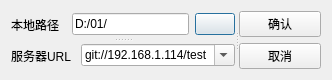
<?xml version="1.0" encoding="UTF-8"?>
<ui version="4.0">
 <class>Set_dirpath</class>
 <widget class="QDialog" name="Set_dirpath">
  <property name="geometry">
   <rect>
    <x>0</x>
    <y>0</y>
    <width>332</width>
    <height>72</height>
   </rect>
  </property>
  <property name="windowTitle">
   <string>Dialog</string>
  </property>
  <layout class="QGridLayout" name="gridLayout">
   <item row="0" column="0">
    <widget class="QSplitter" name="splitter_2">
     <property name="orientation">
      <enum>Qt::Horizontal</enum>
     </property>
     <widget class="QSplitter" name="splitter">
      <property name="orientation">
       <enum>Qt::Vertical</enum>
      </property>
      <widget class="QWidget" name="layoutWidget">
       <layout class="QHBoxLayout" name="horizontalLayout">
        <item>
         <widget class="QLabel" name="label">
          <property name="text">
           <string>本地路径  </string>
          </property>
         </widget>
        </item>
        <item>
         <widget class="QLineEdit" name="lineEdit">
          <property name="text">
           <string>D:/01/</string>
          </property>
         </widget>
        </item>
        <item>
         <widget class="QPushButton" name="Bt_select">
          <property name="text">
           <string/>
          </property>
         </widget>
        </item>
       </layout>
      </widget>
      <widget class="QWidget" name="layoutWidget">
       <layout class="QHBoxLayout" name="horizontalLayout_2">
        <item>
         <widget class="QLabel" name="label_2">
          <property name="text">
           <string>服务器URL</string>
          </property>
         </widget>
        </item>
        <item>
         <widget class="QComboBox" name="comboBox">
          <property name="editable">
           <bool>true</bool>
          </property>
          <item>
           <property name="text">
            <string>git://192.168.1.114/test</string>
           </property>
          </item>
         </widget>
        </item>
       </layout>
      </widget>
     </widget>
     <widget class="QWidget" name="layoutWidget">
      <layout class="QVBoxLayout" name="verticalLayout_2">
       <item>
        <widget class="QPushButton" name="Bt_ok">
         <property name="text">
          <string>确认</string>
         </property>
        </widget>
       </item>
       <item>
        <widget class="QPushButton" name="Bt_cancel">
         <property name="text">
          <string>取消</string>
         </property>
        </widget>
       </item>
      </layout>
     </widget>
    </widget>
   </item>
  </layout>
 </widget>
 <resources/>
 <connections/>
</ui>
